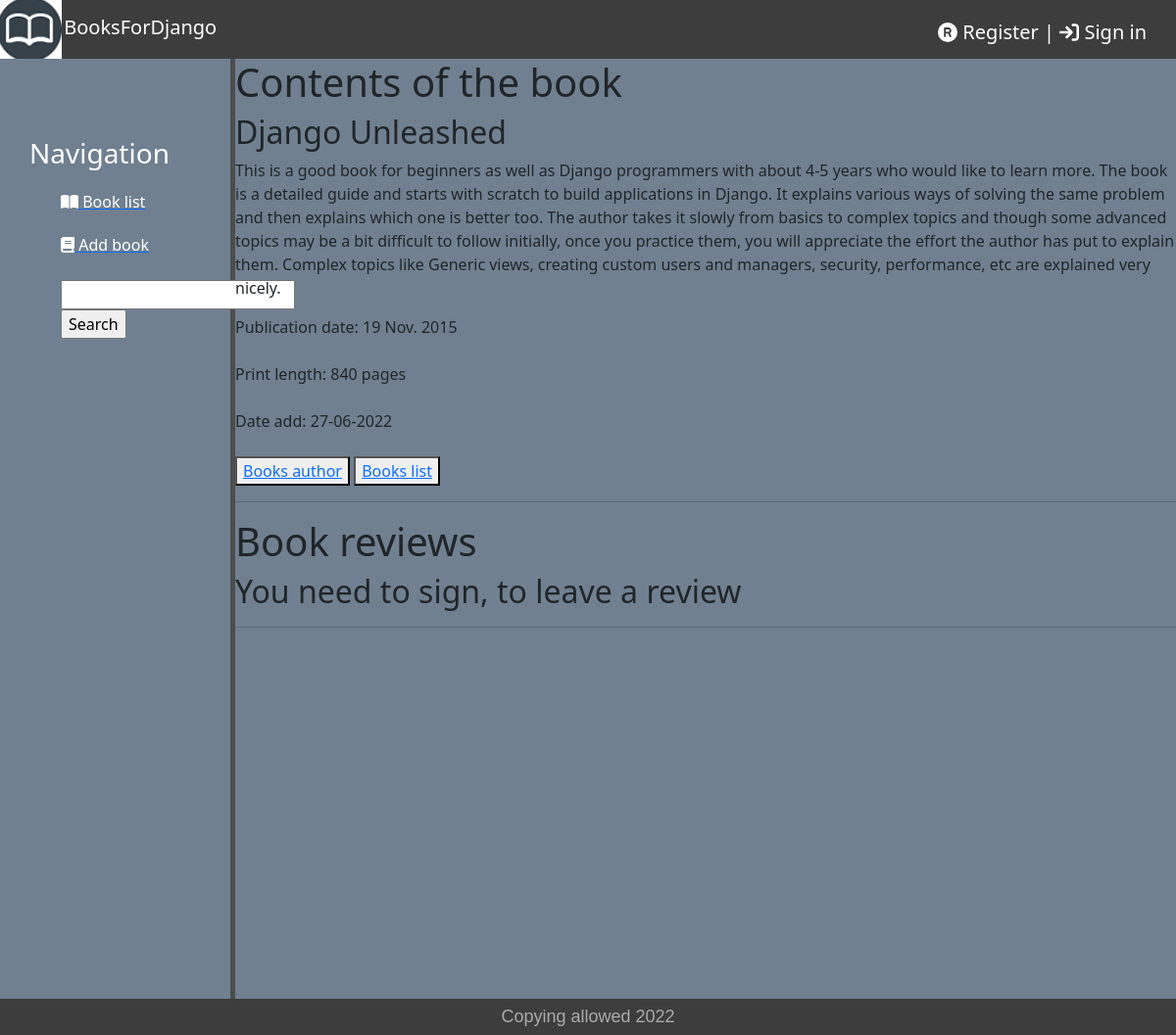
The app's page /bookstore/5/ with its own data.
### bookstore/models.py (models this page shows, shortened)
class Books(models.Model):
    title = models.CharField(max_length=100)
    released_year = models.CharField(max_length=20)
    description = models.TextField()
    author = models.ForeignKey('Author', on_delete=models.SET_NULL, null=True)
    paperback = models.CharField(max_length=50)
    time_create = models.DateTimeField(auto_now_add=True)
    time_update = models.DateTimeField(auto_now=True)
    class Meta:
        verbose_name = 'Book'
        verbose_name_plural = 'Books'

### bookstore/views.py (the view)
# urls.py: path('bookstore/<int:index>/', books_detail, name='books_detail'),
def books_detail(request, index):
    book = get_object_or_404(Books, pk=index)
    reviews = ReviewBook.objects.filter(book=book)
    if request.method == 'POST':
        form = ReviewForm(request.POST)
        if form.is_valid():
            rev = form.save(commit=False)
            rev.user = request.user
            rev.book = book
            rev.save()
    else:
        form = ReviewForm()
    context = {'book': book, 'rev_form': form, 'reviews': reviews}
    return render(request, 'bookstore/books_detail.html', context=context)

### bookstore/forms.py
class ReviewForm(forms.ModelForm):
    class Meta:
        model = ReviewBook
        fields = ['text']

### bookstore/templates/bookstore/books_detail.html
{% extends 'bookstore/base.html' %}
{% block content %}
<body>
<h1>Contents of the book</h1>
<div>
    <h2>{{book.title}}</h2>
    <p>{{book.description}}</p>
    <p1>Publication date: {{book.released_year}}</p1><br><br>
    <p2>Print length: {{book.paperback}} pages</p2><br><br>
    <p3>Date add: {{book.time_update|date:"d-m-Y"}}</p3><br><br>
    <button><a href="{% url 'author' book.author_id %}">Books author</a></button> <button><a href="{% url 'books_list' %}">Books list</a></button>
</div>
{% include 'bookstore/review.html' %}
</body>
{% endblock %}

### bookstore/static/bookstore/css/style.css (style rules this page uses)
body { background: #708090; }

### records on screen
Books: title "Django Unleashed", description "This is a good book for beginners as well as Django programmers with about 4-5 years who would like to learn more. The book is a detailed guide and starts with scratch to build applications in Django. It explains various ways of solving the same problem and then explains which one is better too. The author takes it slowly from basics to complex topics and though some advanced topics may be a bit difficult to follow initially, once you practice them, you will appreciate the effort the author has put to explain them. Complex topics like Generic views, creating custom users and managers, security, performance, etc are explained very nicely.", released_year "19 Nov. 2015", paperback "840", time_update "27-06-2022"
